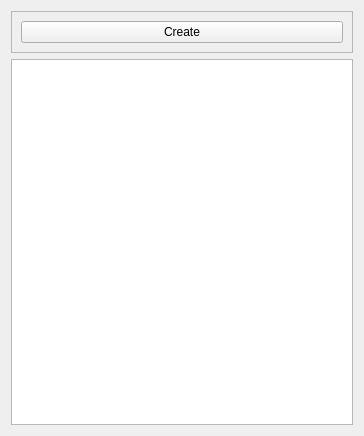
<?xml version="1.0" encoding="UTF-8"?>
<ui version="4.0">
 <class>AlbumListWidget</class>
 <widget class="QWidget" name="AlbumListWidget">
  <property name="geometry">
   <rect>
    <x>0</x>
    <y>0</y>
    <width>364</width>
    <height>436</height>
   </rect>
  </property>
  <property name="windowTitle">
   <string>Form</string>
  </property>
  <layout class="QVBoxLayout" name="verticalLayout">
   <item>
    <widget class="QFrame" name="frame">
     <property name="frameShape">
      <enum>QFrame::StyledPanel</enum>
     </property>
     <property name="frameShadow">
      <enum>QFrame::Raised</enum>
     </property>
     <layout class="QHBoxLayout" name="horizontalLayout">
      <item>
       <widget class="QPushButton" name="createAlbumButton">
        <property name="text">
         <string>Create</string>
        </property>
        <property name="icon">
         <iconset resource="resource.qrc">
          <normaloff>:/icons/album-add.png</normaloff>:/icons/album-add.png</iconset>
        </property>
       </widget>
      </item>
     </layout>
    </widget>
   </item>
   <item>
    <widget class="QListView" name="albumList"/>
   </item>
  </layout>
 </widget>
 <resources>
  <include location="resource.qrc"/>
 </resources>
 <connections/>
</ui>
